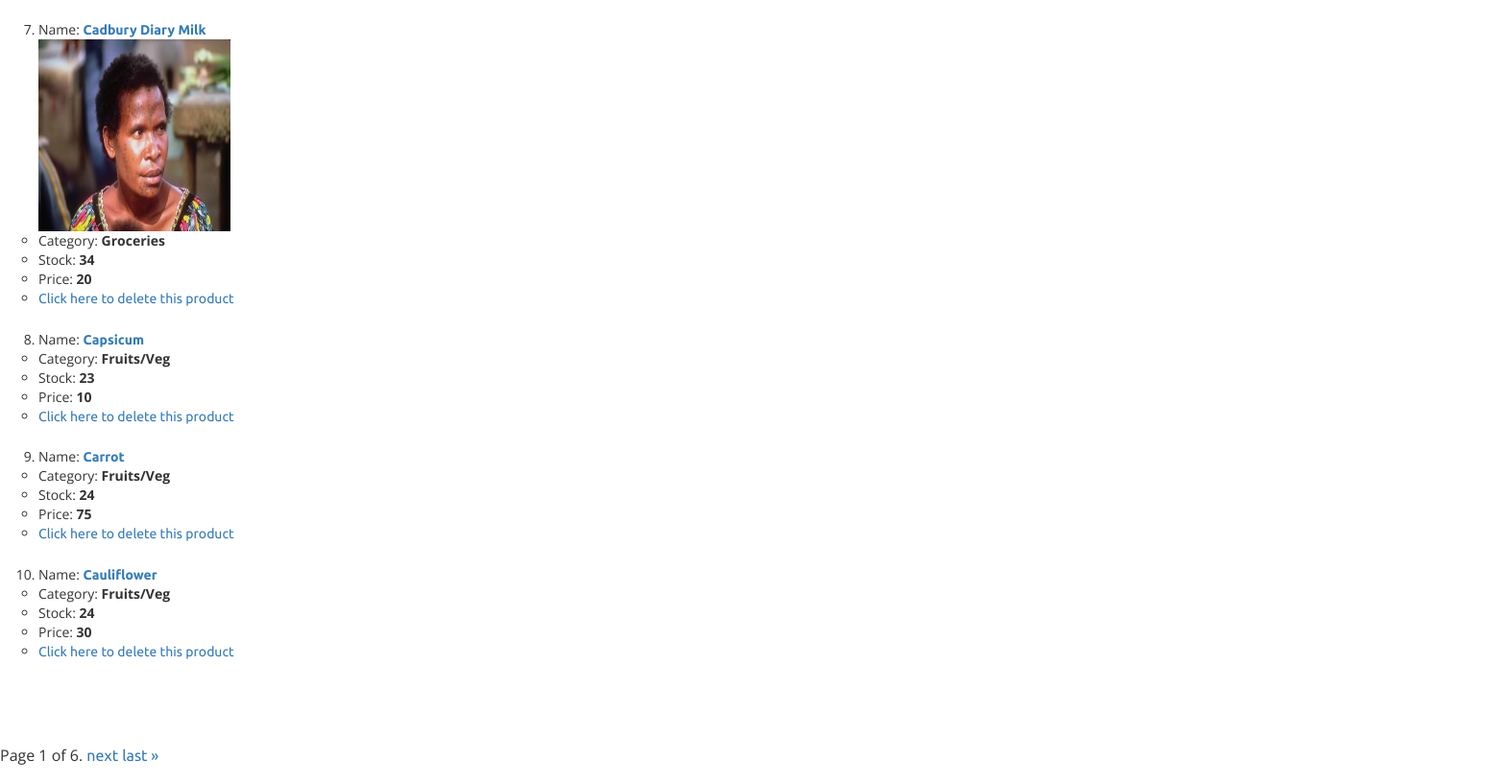
The page /vendor/view/ (signed in, middle part) on the database as committed earlier.
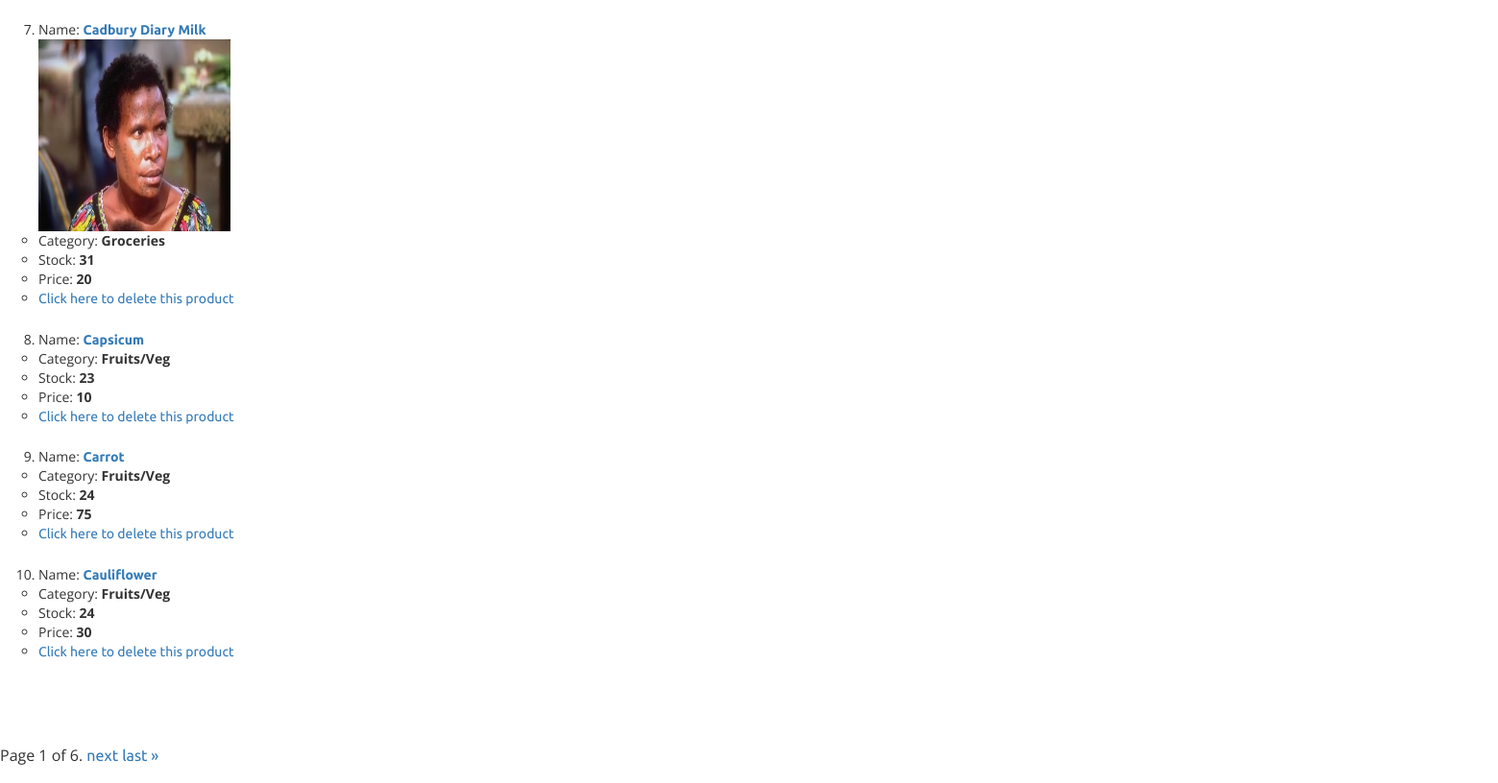
The same page on the database as committed later.
### vendor/models.py (models this page shows, shortened)
class Product(models.Model):
    category = models.ForeignKey(Category, on_delete=models.CASCADE)
    prod_name = models.CharField(max_length=150)
    ingredients = models.TextField(max_length=264, blank=True)
    stock = models.IntegerField(default=0)
    cost = models.IntegerField(default=0)
    brand = models.CharField(max_length=150, blank=True)
    prod_pic = models.FileField(upload_to='documents/', blank=True)
    created_at = models.DateTimeField(auto_now_add=True)
    updated_at = models.DateTimeField(auto_now=True)

class Category(models.Model):
    cat_name = models.CharField(max_length=150)

### vendor/views.py (the view)
# urls.py: path('view/', views.view_products, name='view_products'),
@login_required(login_url='vendor:actor_authentication:login_all')
@vendor_required
def view_products(request):
    product_list = Product.objects.all().order_by('prod_name')
    paginator = Paginator(product_list, 10)
    page = request.GET.get('page')
    products = paginator.get_page(page)
    return render(request, 'vendor/view_products.html', {'products': products})

### vendor/templates/vendor/view_products.html (shortened to what this page needs)
{% extends 'vendor/base.html' %}
{% load static %}
{% block content %}
    {% if products %}
        <ol>
        {% for item in products %}
        <li>
        Name: <a href="{% url 'vendor:modify_products'  item.id %}" target="_blank"><b>{{ item.prod_name }}</b></a>
        <ul>
        {% if item.prod_pic %}
            <img src="{{ item.prod_pic.url }}" width="200" height="200">
        {% endif %}
        <li>Category: <b>{{ item.category.cat_name }}</b></li>
        <li>Stock: <b>{{ item.stock }}</b></li>
        <li>Price: <b>{{ item.cost }}</b></li>
        <li><a href="{% url 'vendor:delete_product' item.id %}">Click here to delete this product</a></li>
        </ul>
        </li>
        <br>
        {% endfor %}
        </ol>
    {% else %}
        <h2>No products to show</h2>
    {% endif %}
    <div class="pagination">
    <span class="step-links">
        <span class="current">
            Page {{ products.number }} of {{ products.paginator.num_pages }}.
        </span>
        {% if products.has_next %}
            <a href="?page={{ products.next_page_number }}">next</a>
            <a href="?page={{ products.paginator.num_pages }}">last &raquo;</a>
        {% endif %}
    </span>
</div>
{% endblock %}

Rows that differ between the two databases and show on the page:
changed Product "Cadbury Diary Milk": stock "34" → "31"
